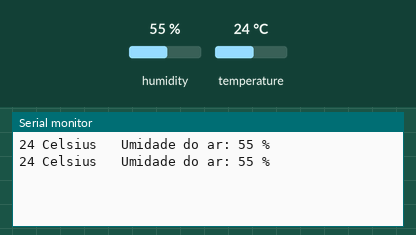
The sketch below on a simulated Arduino Uno, built with avr-gcc and run on an emulated ATmega328P. Shown: the last lines printed to the serial monitor. The inputs (shaded band) are chosen by the test bench; at power-on: humidity 55 %, temperature 24 °C.

Above: at 2.8 s.
2.9 s: humidity set to 22 %
At 4.5 s:
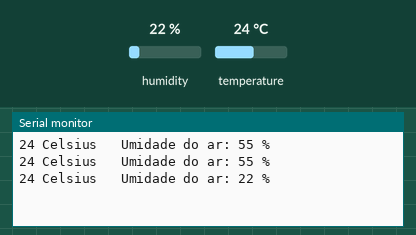
5.6 s: temperature set to 12 °C
At 6.9 s:
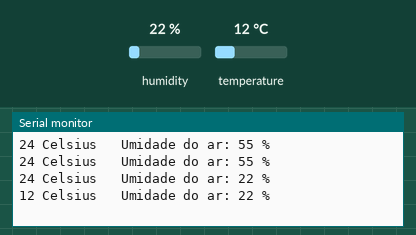
8.3 s: humidity set to 40 %
At 11.6 s:
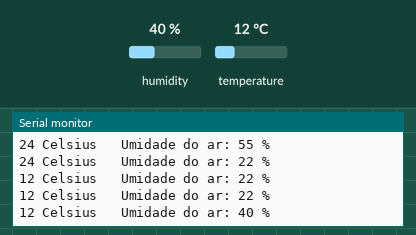
Timing chart, 0 to 13.1 s (numbered marks = the images above; inputs shaded):
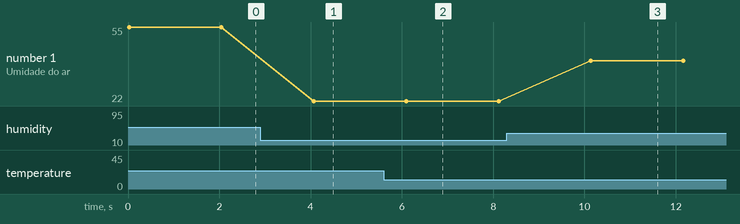

The sketch:

DHT11_TESTDRIVE.ino
```cpp
#include <dht.h> //Biblioteca do sensor DHT11 de pressao e temperatura

#define DHT_PIN 6


dht   my_dht;   //Declaração do objeto para o sensor

// VARIAVEIS GLOBAIS

int temp = 0x00, // armazena temperatura em inteiros
umid = 0x00; // armazena umidade em inteiro

void setup(){

  Serial.begin(9600);
}


void loop(){

  my_dht.read11(DHT_PIN);

  temp = my_dht.temperature;
  umid = my_dht.humidity;

  Serial.print(temp);
  Serial.print(" Celsius");
  Serial.print(" \t");
  Serial.print("Umidade do ar: ");
  Serial.print(umid);
  Serial.println(" %");
  delay(2000);

}
```

Measured:
- after the input at 2.9 s, the serial monitor: prints a new line after 1.2 s (image 1)
- after the input at 5.6 s, the serial monitor: prints a new line after 0.49 s (image 2)
- after the input at 8.3 s, the serial monitor: prints a new line after 1.8 s (image 3)
- plotted number 1: 55 → 22 after the input at 2.9 s, 22 → 40 after the input at 8.3 s
